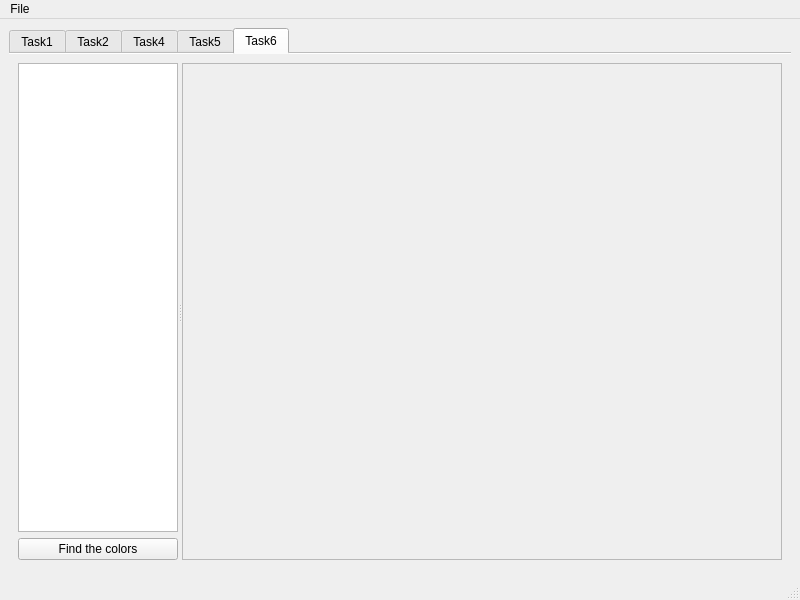
<?xml version="1.0" encoding="UTF-8"?>
<ui version="4.0">
 <class>MainWindow</class>
 <widget class="QMainWindow" name="MainWindow">
  <property name="geometry">
   <rect>
    <x>0</x>
    <y>0</y>
    <width>800</width>
    <height>600</height>
   </rect>
  </property>
  <property name="windowTitle">
   <string>MainWindow</string>
  </property>
  <widget class="QWidget" name="centralwidget">
   <layout class="QHBoxLayout" name="horizontalLayout">
    <item>
     <widget class="QTabWidget" name="taskManager">
      <property name="focusPolicy">
       <enum>Qt::TabFocus</enum>
      </property>
      <property name="currentIndex">
       <number>4</number>
      </property>
      <property name="elideMode">
       <enum>Qt::ElideMiddle</enum>
      </property>
      <property name="documentMode">
       <bool>true</bool>
      </property>
      <property name="tabsClosable">
       <bool>false</bool>
      </property>
      <property name="movable">
       <bool>true</bool>
      </property>
      <property name="tabBarAutoHide">
       <bool>false</bool>
      </property>
      <widget class="QWidget" name="task1">
       <attribute name="title">
        <string>Task1</string>
       </attribute>
      </widget>
      <widget class="QWidget" name="task2">
       <attribute name="title">
        <string>Task2</string>
       </attribute>
       <layout class="QVBoxLayout" name="verticalLayout_4">
        <item>
         <layout class="QGridLayout" name="focusStacking">
          <item row="1" column="1">
           <widget class="QScrollArea" name="scrollArea_3">
            <property name="widgetResizable">
             <bool>true</bool>
            </property>
            <widget class="QWidget" name="scrollAreaWidgetContents_3">
             <property name="geometry">
              <rect>
               <x>0</x>
               <y>0</y>
               <width>713</width>
               <height>465</height>
              </rect>
             </property>
             <layout class="QVBoxLayout" name="verticalLayout_2">
              <item>
               <widget class="QLabel" name="image_label">
                <property name="sizePolicy">
                 <sizepolicy hsizetype="Ignored" vsizetype="Ignored">
                  <horstretch>0</horstretch>
                  <verstretch>0</verstretch>
                 </sizepolicy>
                </property>
                <property name="font">
                 <font>
                  <pointsize>36</pointsize>
                  <italic>true</italic>
                 </font>
                </property>
                <property name="text">
                 <string/>
                </property>
                <property name="pixmap">
                 <pixmap>../focus-stacking/merged.png</pixmap>
                </property>
                <property name="scaledContents">
                 <bool>true</bool>
                </property>
                <property name="alignment">
                 <set>Qt::AlignCenter</set>
                </property>
               </widget>
              </item>
             </layout>
            </widget>
           </widget>
          </item>
          <item row="1" column="2">
           <widget class="QPushButton" name="r_button_2">
            <property name="font">
             <font>
              <pointsize>20</pointsize>
              <italic>true</italic>
             </font>
            </property>
            <property name="styleSheet">
             <string notr="true">border:0px;
color: black;</string>
            </property>
            <property name="text">
             <string>&gt;</string>
            </property>
           </widget>
          </item>
          <item row="1" column="0">
           <widget class="QPushButton" name="l_button_2">
            <property name="font">
             <font>
              <pointsize>20</pointsize>
              <italic>true</italic>
             </font>
            </property>
            <property name="styleSheet">
             <string notr="true">border:0px;
color: black;</string>
            </property>
            <property name="text">
             <string notr="true">&lt;</string>
            </property>
            <property name="iconSize">
             <size>
              <width>40</width>
              <height>40</height>
             </size>
            </property>
           </widget>
          </item>
          <item row="0" column="1">
           <widget class="QLabel" name="filename_label">
            <property name="text">
             <string>hello.png</string>
            </property>
           </widget>
          </item>
         </layout>
        </item>
       </layout>
      </widget>
      <widget class="QWidget" name="task4">
       <attribute name="title">
        <string>Task4</string>
       </attribute>
       <layout class="QVBoxLayout" name="verticalLayout_3"/>
      </widget>
      <widget class="QWidget" name="task5">
       <attribute name="title">
        <string>Task5</string>
       </attribute>
       <layout class="QVBoxLayout" name="verticalLayout">
        <item>
         <layout class="QGridLayout" name="photochanges">
          <item row="1" column="0">
           <widget class="QPushButton" name="l_button">
            <property name="font">
             <font>
              <pointsize>25</pointsize>
             </font>
            </property>
            <property name="styleSheet">
             <string notr="true">border:0px;
color: black;</string>
            </property>
            <property name="text">
             <string>&lt;</string>
            </property>
           </widget>
          </item>
          <item row="1" column="2">
           <widget class="QScrollArea" name="scrollArea_2">
            <property name="widgetResizable">
             <bool>true</bool>
            </property>
            <widget class="QWidget" name="scrollAreaWidgetContents_2">
             <property name="geometry">
              <rect>
               <x>0</x>
               <y>0</y>
               <width>351</width>
               <height>453</height>
              </rect>
             </property>
             <layout class="QHBoxLayout" name="horizontalLayout_3">
              <item>
               <widget class="QLabel" name="secondimages">
                <property name="sizePolicy">
                 <sizepolicy hsizetype="Ignored" vsizetype="Ignored">
                  <horstretch>0</horstretch>
                  <verstretch>0</verstretch>
                 </sizepolicy>
                </property>
                <property name="text">
                 <string/>
                </property>
                <property name="pixmap">
                 <pixmap>../focus-stacking/merged.png</pixmap>
                </property>
                <property name="scaledContents">
                 <bool>true</bool>
                </property>
               </widget>
              </item>
             </layout>
            </widget>
           </widget>
          </item>
          <item row="1" column="1">
           <widget class="QScrollArea" name="scrollArea">
            <property name="widgetResizable">
             <bool>true</bool>
            </property>
            <widget class="QWidget" name="scrollAreaWidgetContents">
             <property name="geometry">
              <rect>
               <x>0</x>
               <y>0</y>
               <width>351</width>
               <height>453</height>
              </rect>
             </property>
             <layout class="QHBoxLayout" name="horizontalLayout_2">
              <item>
               <widget class="QLabel" name="firstimages">
                <property name="sizePolicy">
                 <sizepolicy hsizetype="Ignored" vsizetype="Ignored">
                  <horstretch>0</horstretch>
                  <verstretch>0</verstretch>
                 </sizepolicy>
                </property>
                <property name="text">
                 <string/>
                </property>
                <property name="pixmap">
                 <pixmap>../focus-stacking/merged.png</pixmap>
                </property>
                <property name="scaledContents">
                 <bool>true</bool>
                </property>
               </widget>
              </item>
             </layout>
            </widget>
           </widget>
          </item>
          <item row="1" column="3">
           <widget class="QPushButton" name="r_button">
            <property name="font">
             <font>
              <pointsize>25</pointsize>
              <weight>50</weight>
              <italic>false</italic>
              <bold>false</bold>
             </font>
            </property>
            <property name="styleSheet">
             <string notr="true">border:0px;
color: black;</string>
            </property>
            <property name="text">
             <string>&gt;</string>
            </property>
           </widget>
          </item>
          <item row="0" column="2">
           <widget class="QPushButton" name="load2images">
            <property name="text">
             <string>Second bunch of images</string>
            </property>
           </widget>
          </item>
          <item row="0" column="1">
           <widget class="QPushButton" name="load1images">
            <property name="text">
             <string>First bunch of images</string>
            </property>
           </widget>
          </item>
         </layout>
        </item>
       </layout>
      </widget>
      <widget class="QWidget" name="task6">
       <attribute name="title">
        <string>Task6</string>
       </attribute>
       <layout class="QVBoxLayout" name="verticalLayout_11">
        <item>
         <widget class="QSplitter" name="colorChanges">
          <property name="orientation">
           <enum>Qt::Horizontal</enum>
          </property>
          <widget class="QWidget" name="verticalLayoutWidget_2">
           <layout class="QVBoxLayout" name="verticalLayout_10">
            <item>
             <widget class="QListWidget" name="listColor"/>
            </item>
            <item>
             <widget class="QPushButton" name="findColors">
              <property name="text">
               <string>Find the colors</string>
              </property>
             </widget>
            </item>
           </layout>
          </widget>
          <widget class="QWidget" name="verticalLayoutWidget">
           <layout class="QVBoxLayout" name="verticalLayout_8">
            <item>
             <widget class="QScrollArea" name="scrollArea_4">
              <property name="minimumSize">
               <size>
                <width>600</width>
                <height>400</height>
               </size>
              </property>
              <property name="widgetResizable">
               <bool>true</bool>
              </property>
              <widget class="QWidget" name="scrollAreaWidgetContents_5">
               <property name="geometry">
                <rect>
                 <x>0</x>
                 <y>0</y>
                 <width>598</width>
                 <height>487</height>
                </rect>
               </property>
               <property name="sizePolicy">
                <sizepolicy hsizetype="Expanding" vsizetype="Expanding">
                 <horstretch>0</horstretch>
                 <verstretch>0</verstretch>
                </sizepolicy>
               </property>
               <layout class="QVBoxLayout" name="verticalLayout_7">
                <item>
                 <widget class="QLabel" name="task6Image">
                  <property name="sizePolicy">
                   <sizepolicy hsizetype="Ignored" vsizetype="Ignored">
                    <horstretch>0</horstretch>
                    <verstretch>0</verstretch>
                   </sizepolicy>
                  </property>
                  <property name="text">
                   <string/>
                  </property>
                  <property name="pixmap">
                   <pixmap>../../Original/2016_0101_000725_002.JPG</pixmap>
                  </property>
                  <property name="scaledContents">
                   <bool>true</bool>
                  </property>
                 </widget>
                </item>
               </layout>
              </widget>
             </widget>
            </item>
           </layout>
          </widget>
         </widget>
        </item>
       </layout>
      </widget>
     </widget>
    </item>
   </layout>
  </widget>
  <widget class="QMenuBar" name="menubar">
   <property name="geometry">
    <rect>
     <x>0</x>
     <y>0</y>
     <width>800</width>
     <height>22</height>
    </rect>
   </property>
   <widget class="QMenu" name="menuFile">
    <property name="title">
     <string>File</string>
    </property>
    <widget class="QMenu" name="menuAction">
     <property name="title">
      <string>Action</string>
     </property>
     <addaction name="actionFind_the_difference"/>
     <addaction name="actionFocus_stacking"/>
    </widget>
    <addaction name="menuAction"/>
    <addaction name="actionOpen"/>
   </widget>
   <addaction name="menuFile"/>
  </widget>
  <widget class="QStatusBar" name="statusbar"/>
  <action name="actionFind_the_difference">
   <property name="text">
    <string>Find the difference</string>
   </property>
  </action>
  <action name="actionOpen">
   <property name="text">
    <string>Open</string>
   </property>
  </action>
  <action name="actionFocus_stacking">
   <property name="text">
    <string>Focus stacking</string>
   </property>
  </action>
 </widget>
 <resources/>
 <connections/>
</ui>
